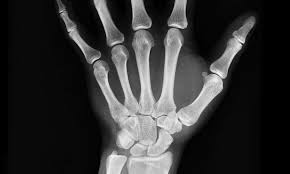
#> input picture Ch3-images/xray.jpg, 290 x 174 px, found by its file name
$ python P-3-10-SingleLevelImageThresholding.py
#> lines starting #> are read from the running program, lines starting #| are printed output that depends on the picture; after the words box and inside, x2 and y2 are one past the last pixel; in counts of white or black regions, pixels touching at a corner belong together
import numpy as np
import cv2 as cv
import matplotlib.pyplot as plt
filepath="ImageProcessing/Ch3-images/xray.jpg"  # for log transform
img=cv.imread(filepath,0)
#> img is the input picture: shape (174, 290); min 0, max 253, mean 51.2
img2=img.copy()
idxs=np.where(img2<105)
#> idxs = 39527 positions, rows 0 to 173, columns 0 to 289
img2[idxs]=0
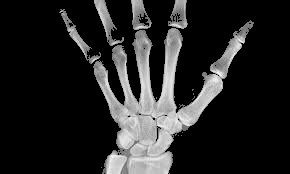
#> img2: shape (174, 290); min 0, max 253, mean 37.6
img3=img2.copy()
img3[img3>0]=255
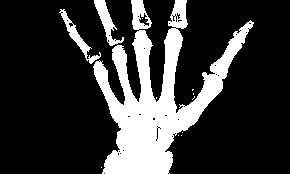
#> img3: shape (174, 290); 21.7% white; 12 white regions (9 under 20 px), largest, box (x1, y1, x2, y2) and area: (93, 0, 254, 174) 10039, (94, 0, 124, 46) 452, (59, 9, 101, 64) 426
imgs=np.hstack((img,img2,img3))
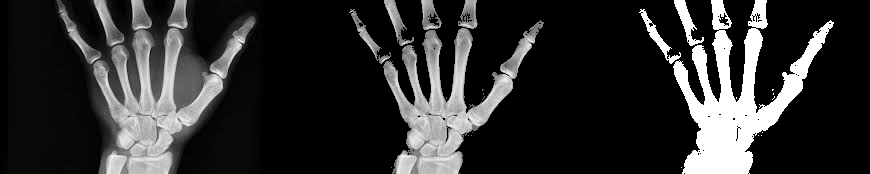
#> imgs: shape (174, 870); min 0, max 255, mean 48
cv.imshow("A)X-ray Image B)One sided Thresholded image C)Both sided thresholded image",imgs)
cv.waitKey(0)
